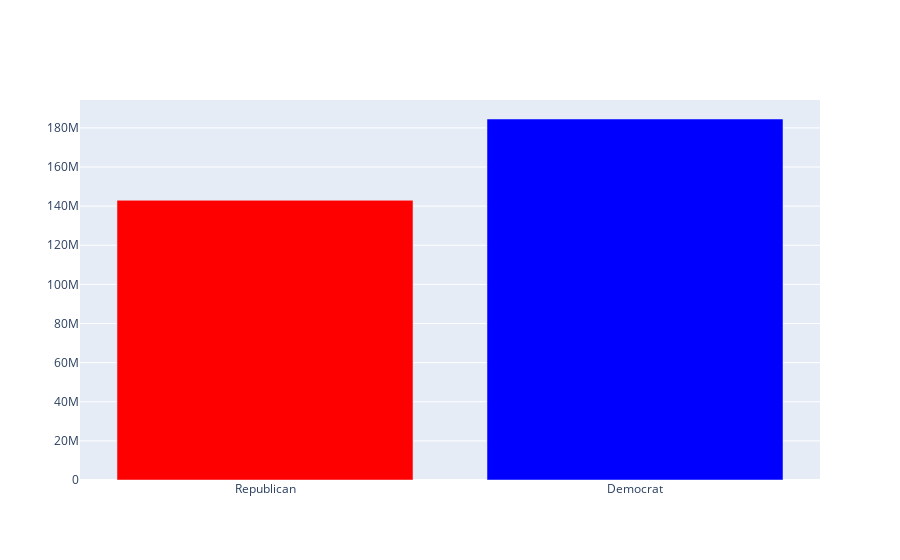

The code cell stored with this chart in its notebook:
### Code cell
mylabels = ['Republican', 'Democrat']

bar(mylabels, [all_Rs/2, all_Ds/2], ['red', 'blue'])

### Figure 1 — Plotly figure (JSON) as saved in the notebook; plotly's stock layout.template omitted (floating-point values rounded to 4 significant figures)
{"data": [{"marker": {"color": ["red", "blue"]}, "type": "bar", "x": ["Republican", "Democrat"], "y": [142991983, 184541791]}], "layout": {}}
